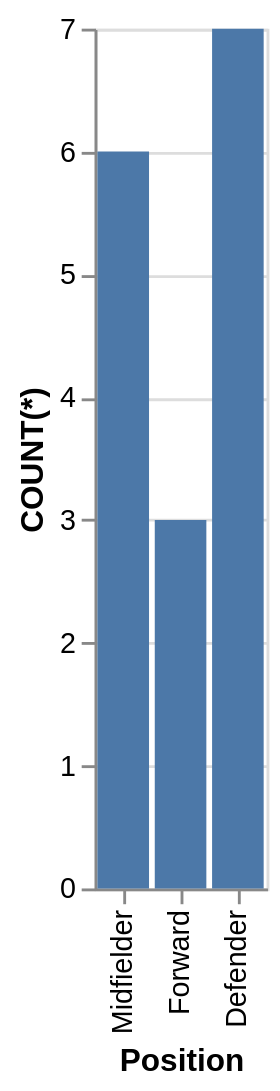

Write a Vega-Lite specification for this figure.
### Vega-Lite specification from a JSON file in a GitHub repository (floating-point values rounded to 4 significant figures)
{"data": {"values": [{"x_data": "Midfielder", "y_data": 6}, {"x_data": "Forward", "y_data": 3}, {"x_data": "Defender", "y_data": 7}]}, "mark": "bar", "encoding": {"x": {"field": "x_data", "type": "nominal", "title": "Position", "sort": "descending"}, "y": {"field": "y_data", "type": "quantitative", "title": "COUNT(*)"}}}
